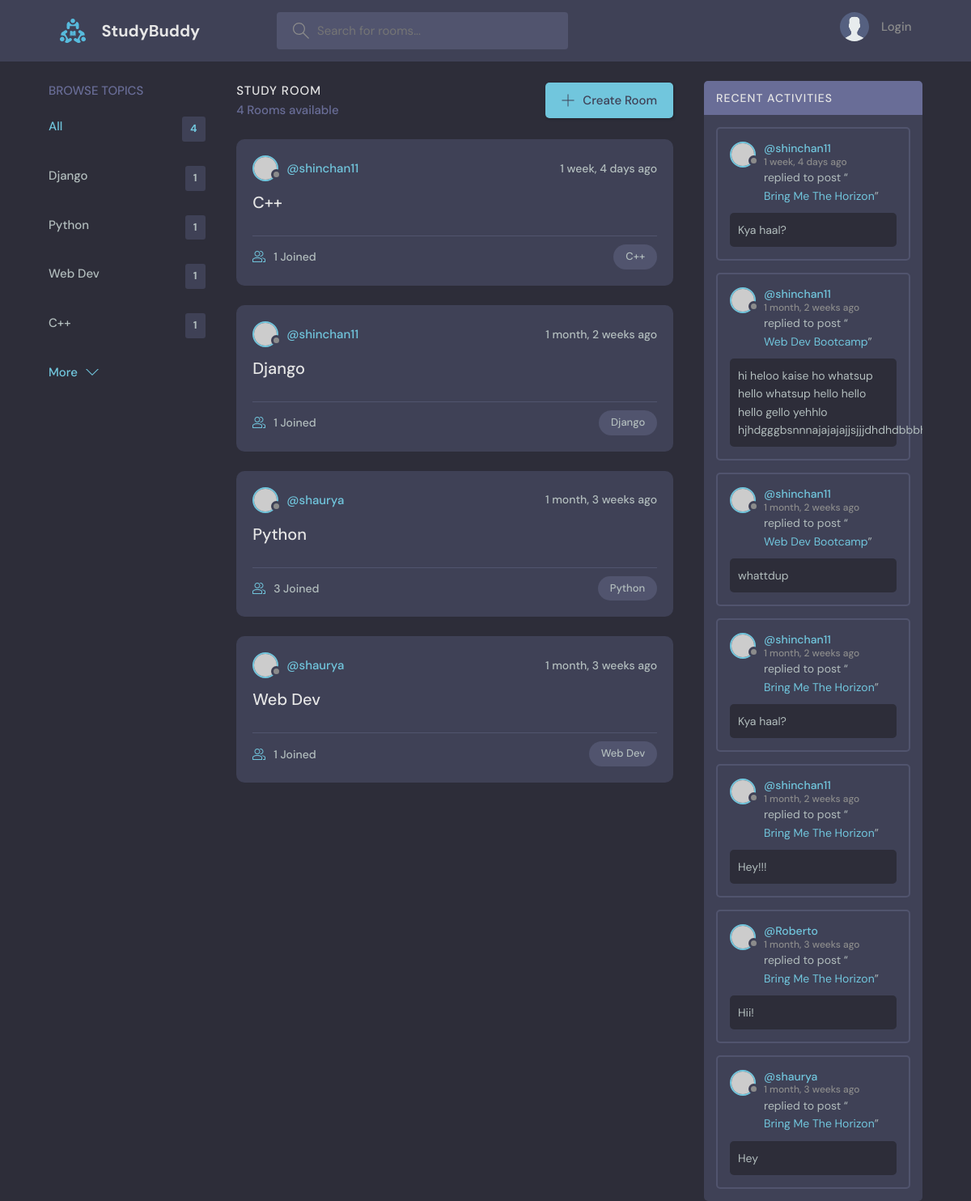
The page / on the database its author committed.
### base/models.py (models this page shows, shortened)
class Topic(models.Model):
    name = models.CharField(max_length=200)
    def __str__(self):
        return self.name

class Room(models.Model):
    host = models.ForeignKey(User, on_delete=models.SET_NULL, null=True)
    topic = models.ForeignKey(Topic, on_delete=models.SET_NULL, null=True)
    name = models.CharField(max_length=200)
    description = models.TextField(null=True, blank=True) #null= True means it cannot be blank. blank ensures that on form submit, the value isn't empty
    participants = models.ManyToManyField(User, related_name='participants', blank=True) # We already have a field associated to Users, hence we have to add related name
    updated = models.DateTimeField(auto_now=True)
    created = models.DateTimeField(auto_now_add=True) #takes time stamp when we first create the instance
    class Meta:
        ordering = ['-updated', '-created'] # -updated means order is descending. updated means order is ascending. First order by updated, then by created
    def __str__(self):
        return self.name

class Message(models.Model):
    user = models.ForeignKey(User, on_delete=models.CASCADE)
    room = models.ForeignKey(Room, on_delete=models.CASCADE) #cascade means delete all related Messages when Room is deleted. Room and Message has one to many
    body = models.TextField()
    updated = models.DateTimeField(auto_now=True)
    created = models.DateTimeField(auto_now_add=True)
    class Meta:
        ordering = ['-updated', '-created'] # -updated means order is descending. updated means order is ascending. First order by updated, then by created

### base/views.py (the view)
# urls.py: path('', views.home, name='home'),
def home(request):
    q = request.GET.get('q') if request.GET.get('q') != None else ''
    rooms = Room.objects.filter(
        Q(topic__name__icontains=q) |
        Q(name__icontains=q) |    #now we can search for 3 different values. for topic name, for name and description. Q is used to chain queries
        Q(description__icontains=q)
        )
    room_count = rooms.count()
    topics = Topic.objects.all()[0:5]
    room_messages = Message.objects.filter(Q(room__topic__name__icontains=q))
    context = {'rooms':rooms, 'topics':topics, 'room_count':room_count, 'room_messages':room_messages}
    return render(request, 'base/home.html', context)

### base/templates/base/home.html (shortened to what this page needs)
{% extends 'main.html' %}
{% block content %}
    <main class="layout layout--3">
      <div class="container">
        {% include 'base/topics_component.html' %}
        <div class="roomList">
          <div class="roomList__header">
            <div>
              <h2>Study Room</h2>
              <p>{{room_count}} Rooms available</p>
            </div>
            <a class="btn btn--main" href="{% url 'create-room' %}">
              <svg version="1.1" xmlns="http://www.w3.org/2000/svg" width="32" height="32" viewBox="0 0 32 32">
                <title>add</title>
                <path
                  d="M16.943 0.943h-1.885v14.115h-14.115v1.885h14.115v14.115h1.885v-14.115h14.115v-1.885h-14.115v-14.115z"
                ></path>
              </svg>
              Create Room
            </a>
          </div>
          {% include 'base/feed_component.html' %}
        </div>
        {% include 'base/activity_component.html' %}
      </div>
    </main>
    {% endblock %}

### base/templates/base/topics_component.html
<div class="topics">
          <div class="topics__header">
            <h2>Browse Topics</h2>
          </div>
          <ul class="topics__list">
            <li>
              <a href="{% url 'home' %}" class="active">All <span>{{topics.count}}</span></a>
            </li>
            {% for topic in topics %}
            <li>
              <a href="{% url 'home' %}?q={{topic.name}}">{{topic.name}} <span>{{topic.room_set.all.count}}</span></a>
            </li>
            {% endfor %}
          </ul>
          <a class="btn btn--link" href="{% url 'topics' %}">
            More
            <svg version="1.1" xmlns="http://www.w3.org/2000/svg" width="32" height="32" viewBox="0 0 32 32">
              <title>chevron-down</title>
              <path d="M16 21l-13-13h-3l16 16 16-16h-3l-13 13z"></path>
            </svg>
          </a>
</div>

### base/templates/base/feed_component.html (shortened to what this page needs)
{% for room in rooms %}
<div class="roomListRoom">
            <div class="roomListRoom__header">
              <a href="{% url 'user-profile' room.host.id %}}" class="roomListRoom__author">
                <div class="avatar avatar--small">
                  <img src="https://randomuser.me/api/portraits/women/11.jpg" />
                </div>
                <span>@{{room.host.username}}</span>
              </a>
              <div class="roomListRoom__actions">
                <span>{{room.created|timesince}} ago</span>
              </div>
            </div>
            <div class="roomListRoom__content">
              <a href="{% url 'room' room.id %}">{{room.topic}}</a>
            </div>
            <div class="roomListRoom__meta">
              <a href="{% url 'room' room.id %}" class="roomListRoom__joined">
                {{room.participants.all.count}} Joined
              </a>
              <p class="roomListRoom__topic">{{room.topic.name}}</p>
            </div>
</div>
{% endfor %}

### base/templates/base/activity_component.html (shortened to what this page needs)
<div class="activities">
          <div class="activities__header">
            <h2>Recent Activities</h2>
          </div>
          {% for message in room_messages %}
          <div class="activities__box">
            <div class="activities__boxHeader roomListRoom__header">
              <a href="{% url 'user-profile' message.user.id %}" class="roomListRoom__author">
                <div class="avatar avatar--small">
                  <img src="https://randomuser.me/api/portraits/women/11.jpg" />
                </div>
                <p>
                  @{{message.user}}
                  <span>{{message.created|timesince}} ago</span>
                </p>
              </a>
            </div>
            <div class="activities__boxContent">
              <p>replied to post “<a href="{% url 'room' message.room.id %}">{{message.room}}</a>”</p>
              <div class="activities__boxRoomContent">
               {{message.body}}
              </div>
            </div>
          </div>
          {% endfor %}
</div>

### rows shown on the page
Topic: name "Django", room_set.all.count "1"
Topic: name "Python", room_set.all.count "1"
Topic: name "Web Dev", room_set.all.count "1"
Topic: name "C++", room_set.all.count "1"
Room: host.username "shinchan11", created "1 week, 4 days", topic "C++", participants.all.count "1", topic.name "C++"
Room: host.username "shinchan11", created "1 month, 2 weeks", topic "Django", participants.all.count "1", topic.name "Django"
Room: host.username "shaurya", created "1 month, 3 weeks", topic "Python", participants.all.count "3", topic.name "Python"
Room: host.username "shaurya", created "1 month, 3 weeks", topic "Web Dev", participants.all.count "1", topic.name "Web Dev"
Message: user "shinchan11", created "1 week, 4 days", room "Bring Me The Horizon", body "Kya haal?"
Message: user "shinchan11", created "1 month, 2 weeks", room "Web Dev Bootcamp", body "hi heloo kaise ho whatsup hello whatsup hello hello hello gello yehhlo…"
Message: user "shinchan11", created "1 month, 2 weeks", room "Web Dev Bootcamp", body "whattdup"
Message: user "shinchan11", created "1 month, 2 weeks", room "Bring Me The Horizon", body "Kya haal?"
Message: user "shinchan11", created "1 month, 2 weeks", room "Bring Me The Horizon", body "Hey!!!"
Message: user "Roberto", created "1 month, 3 weeks", room "Bring Me The Horizon", body "Hii!"
Message: user "shaurya", created "1 month, 3 weeks", room "Bring Me The Horizon", body "Hey"

### other values the page prints
{{ topics.count }} "4"
{{ room_count }} "4"
